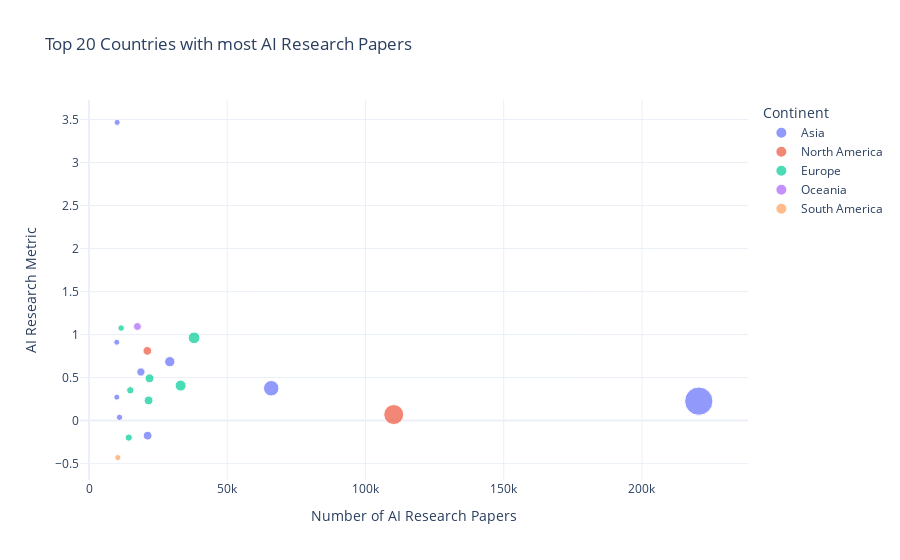

Notebook cell for this chart:
### Code cell
fig = px.scatter(
    data_api_topics.sort_values(by = 'AI_paper_count', ascending=False).reset_index(drop=True)[:20],
    x="AI_paper_count",
    y="research_metric_AI",
    color="continent",
    hover_name="Country",
    hover_data={
        "research_metric_AI": True,
        "AI_paper_count": True,
        "continent": True
    },
    title="Top 20 Countries with most AI Research Papers"
)

fig.update_layout(
    xaxis_title="Number of AI Research Papers",
    yaxis_title="AI Research Metric",
    legend_title="Continent",
    template="plotly_white"
)

fig.show()

### Figure 1 — Plotly figure (JSON) as saved in the notebook; plotly's stock layout.template omitted (floating-point values rounded to 4 significant figures)
{"data": [{"customdata": [["Asia"], ["Asia"], ["Asia"], ["Asia"], ["Asia"], ["Asia"], ["Asia"], ["Asia"], ["Asia"]], "hovertemplate": "<b>%{hovertext}</b><br><br>continent=%{customdata[0]}<br>AI_paper_count=%{marker.size}<br>research_metric_AI=%{y}<extra></extra>", "hovertext": ["China", "India", "Indonesia", "Japan", "Korea, Rep.", "Turkiye", "Hong Kong SAR, China", "Saudi Arabia", "Iran, Islamic Rep."], "legendgroup": "Asia", "marker": {"color": "#636efa", "size": [220554, 65903, 29222, 21195, 18770, 11025, 10172, 10047, 10034], "sizemode": "area", "sizeref": 551.4, "symbol": "circle"}, "mode": "markers", "name": "Asia", "orientation": "v", "showlegend": true, "type": "scatter", "x": [220554, 65903, 29222, 21195, 18770, 11025, 10172, 10047, 10034], "xaxis": "x", "y": [0.2262, 0.3761, 0.6852, -0.1749, 0.5655, 0.03812, 3.467, 0.2726, 0.9108], "yaxis": "y"}, {"customdata": [["North America"], ["North America"]], "hovertemplate": "<b>%{hovertext}</b><br><br>continent=%{customdata[0]}<br>AI_paper_count=%{marker.size}<br>research_metric_AI=%{y}<extra></extra>", "hovertext": ["United States", "Canada"], "legendgroup": "North America", "marker": {"color": "#EF553B", "size": [110214, 21091], "sizemode": "area", "sizeref": 551.4, "symbol": "circle"}, "mode": "markers", "name": "North America", "orientation": "v", "showlegend": true, "type": "scatter", "x": [110214, 21091], "xaxis": "x", "y": [0.07021, 0.8107], "yaxis": "y"}, {"customdata": [["Europe"], ["Europe"], ["Europe"], ["Europe"], ["Europe"], ["Europe"], ["Europe"]], "hovertemplate": "<b>%{hovertext}</b><br><br>continent=%{customdata[0]}<br>AI_paper_count=%{marker.size}<br>research_metric_AI=%{y}<extra></extra>", "hovertext": ["United Kingdom", "Germany", "Italy", "France", "Spain", "Russian Federation", "Netherlands"], "legendgroup": "Europe", "marker": {"color": "#00cc96", "size": [37988, 33137, 21877, 21534, 14926, 14366, 11615], "sizemode": "area", "sizeref": 551.4, "symbol": "circle"}, "mode": "markers", "name": "Europe", "orientation": "v", "showlegend": true, "type": "scatter", "x": [37988, 33137, 21877, 21534, 14926, 14366, 11615], "xaxis": "x", "y": [0.9622, 0.4072, 0.4918, 0.2342, 0.3524, -0.1976, 1.076], "yaxis": "y"}, {"customdata": [["Oceania"]], "hovertemplate": "<b>%{hovertext}</b><br><br>continent=%{customdata[0]}<br>AI_paper_count=%{marker.size}<br>research_metric_AI=%{y}<extra></extra>", "hovertext": ["Australia"], "legendgroup": "Oceania", "marker": {"color": "#ab63fa", "size": [17505], "sizemode": "area", "sizeref": 551.4, "symbol": "circle"}, "mode": "markers", "name": "Oceania", "orientation": "v", "showlegend": true, "type": "scatter", "x": [17505], "xaxis": "x", "y": [1.094], "yaxis": "y"}, {"customdata": [["South America"]], "hovertemplate": "<b>%{hovertext}</b><br><br>continent=%{customdata[0]}<br>AI_paper_count=%{marker.size}<br>research_metric_AI=%{y}<extra></extra>", "hovertext": ["Brazil"], "legendgroup": "South America", "marker": {"color": "#FFA15A", "size": [10420], "sizemode": "area", "sizeref": 551.4, "symbol": "circle"}, "mode": "markers", "name": "South America", "orientation": "v", "showlegend": true, "type": "scatter", "x": [10420], "xaxis": "x", "y": [-0.4297], "yaxis": "y"}], "layout": {"legend": {"itemsizing": "constant", "title": {"text": "Continent"}, "tracegroupgap": 0}, "title": {"text": "Top 20 Countries with most AI Research Papers"}, "xaxis": {"anchor": "y", "domain": [0, 1], "title": {"text": "Number of AI Research Papers"}}, "yaxis": {"anchor": "x", "domain": [0, 1], "title": {"text": "AI Research Metric"}}}}
